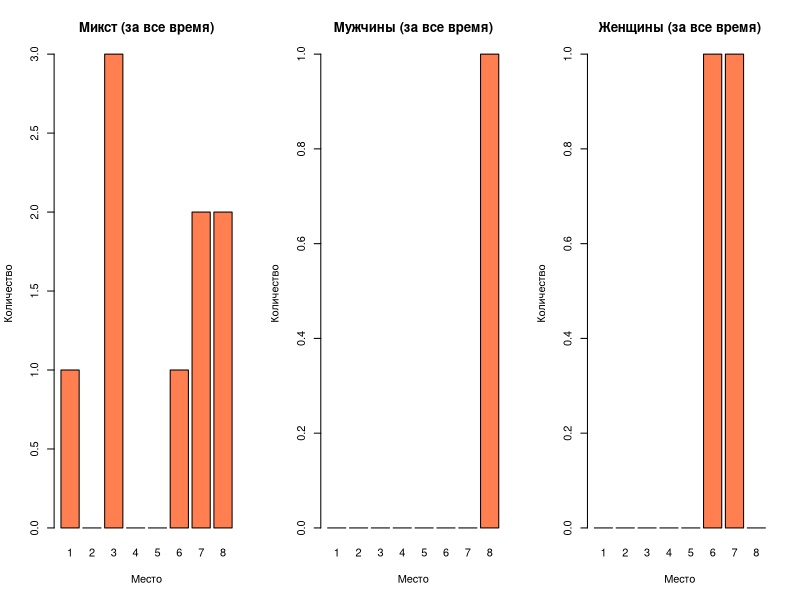
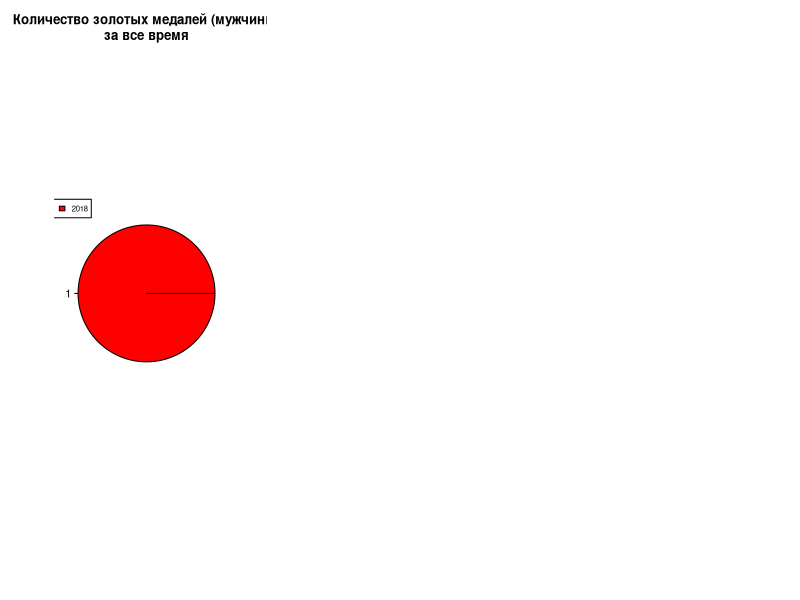
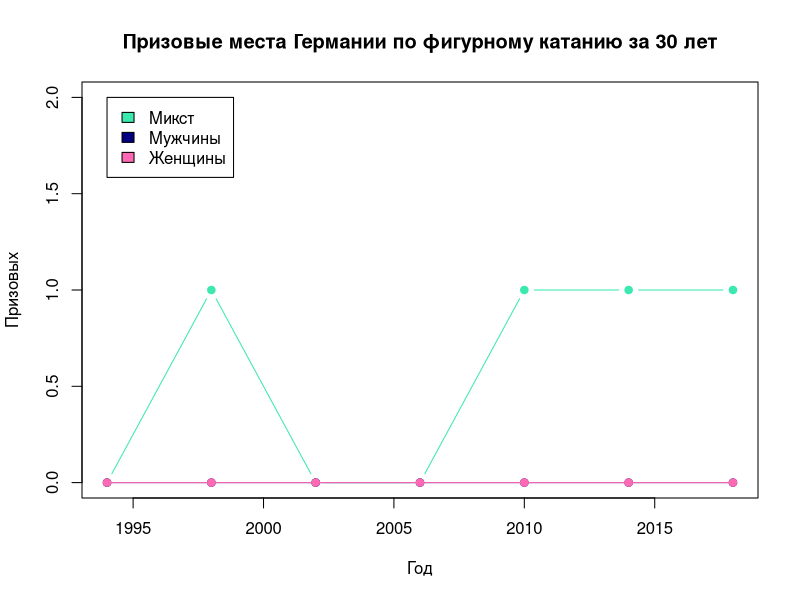
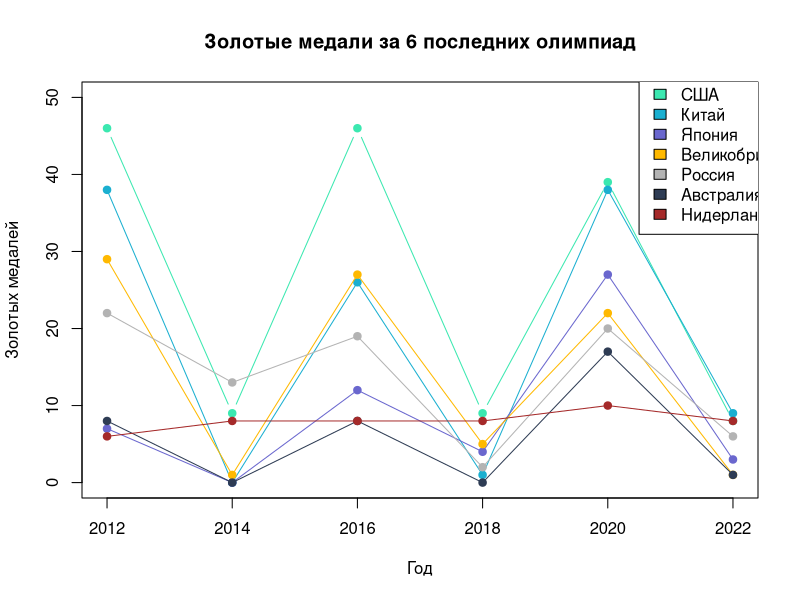
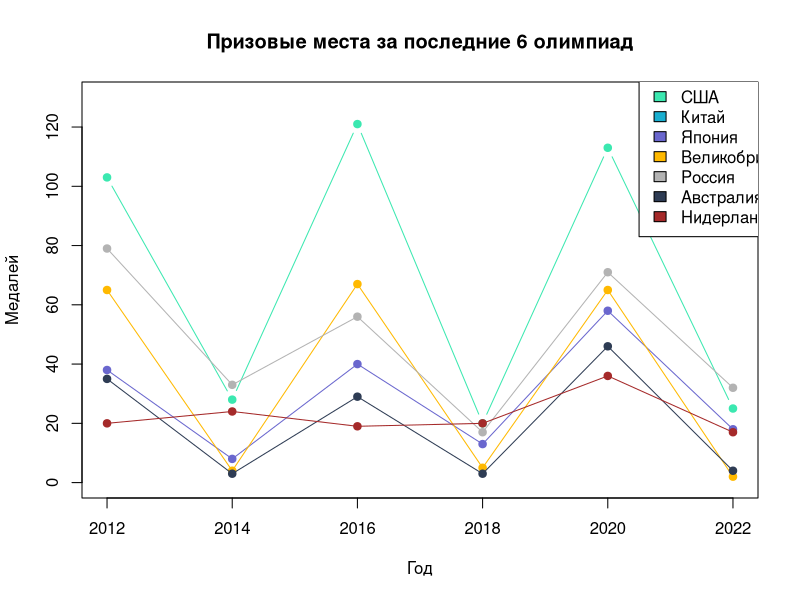
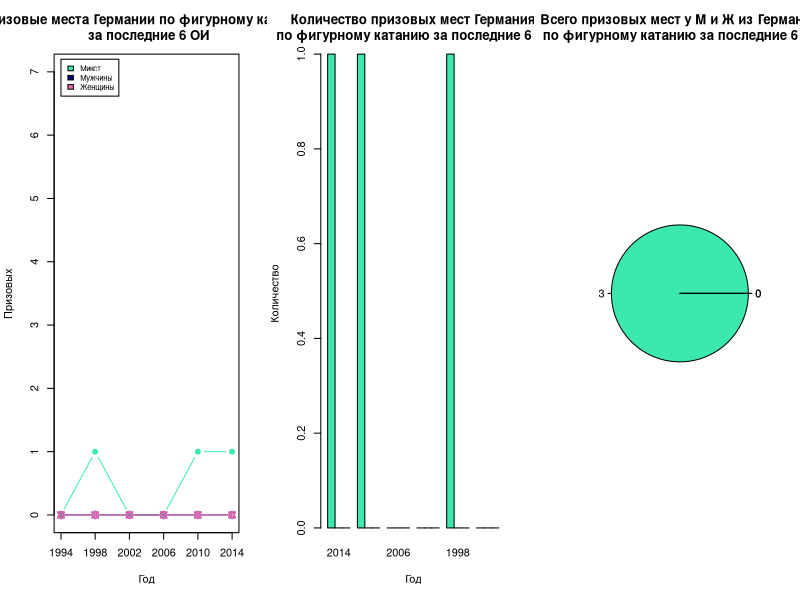

Source code (R) for these figures, in order:

mix <-read.csv("mix.csv", fileEncoding = "Windows-1251", header = TRUE, sep = ";", check.names = F)
men <- read.csv("men.csv", fileEncoding = "Windows-1251", header = TRUE, sep = ";", check.names = F)
women<-read.csv("women.csv", fileEncoding = "Windows-1251", header = TRUE, sep = ";", check.names = F)

#посчитаем сумму всех медалей
stat_mix <- sapply(mix[,-1], sum)
stat_men <- sapply(men[,-1], sum)
stat_women <- sapply(women[,-1], sum)

par(mfrow=c(1,3))
barplot(stat_mix, names=c(1:8), col="coral", xlab="Место", ylab="Количество", main="Микст (за все время)")
barplot(stat_men, names=c(1:8), col="coral", xlab="Место", ylab="Количество", main="Мужчины (за все время)")
barplot(stat_women, names=c(1:8), col="coral", xlab="Место", ylab="Количество", main="Женщины (за все время)")

#сделаем фреймы только 1 мест
first_mix <- mix[,c(1:2)][mix$`1` > 0, ]
first_men <- men[,c(1:2)][men$`1` > 0, ]
first_women <- women[,c(1:2)][women$`1` > 0, ]

pie(first_mix$`1`, labels=first_mix$`1`, col=rainbow(length(first_mix$`1`)), main = "Количество золотых медалей (мужчины)\nза все время")
legend(-1.1, 1.1, first_mix$`year`, cex = 0.7, fill=rainbow(length(first_mix$`year`)))

#pie(first_men$`1`, labels=first_men$`1`, col=rainbow(length(first_men$`1`)), main = "Количество золотых медалей (мужчины)\nза все время")
#legend(-1.1, 1.1, first_men$`year`, cex = 0.7, fill=rainbow(length(first_men$`year`)))

#pie(first_women$`1`, labels=first_women$`1`, col=rainbow(length(first_women$`1`)), main = "Количество золотых медалей (мужчины)\nза все время")
#legend(-1.1, 1.1, first_women$`year`, cex = 0.7, fill=rainbow(length(first_women$`year`)))

#выделим призовые места
prize_mix <- data.frame(Год=mix$year, Призовых=rowSums(mix[, 2:4]))
prize_men <- data.frame(Год=men$year, Призовых=rowSums(men[, 2:4]))
prize_women <- data.frame(Год=women$year, Призовых=rowSums(women[, 2:4]))

par(mfrow=c(1,1))
plot(prize_mix, type="b", pch=19, col="#3be8b0", xaxt="n", ylim=c(0,2), main="Призовые места Германии по фигурному катанию за 30 лет")
lines(prize_men, type="o", pch=19, col="navyblue")
lines(prize_women, type="o", pch=19, col="hotpink")
legend(min(prize_mix$Год), 2, c("Микст", "Мужчины", "Женщины"), fill=c("#3be8b0", "navyblue", "hotpink"))
axis(side=1, at=prize_mix$year)


events_gold <- read.csv("gold_medals.csv", fileEncoding = "Windows-1251", header = TRUE, sep = ";", check.names = F)

plot(events_gold$Год, events_gold$США, type="b", pch=19, col="#3be8b0", xaxt="n", ylim=c(0,50), xlab="Год", ylab="Золотых медалей", main="Золотые медали за 6 последних олимпиад")
lines(events_gold$Год, events_gold$Китай, type="o", pch=19, col="#1aafd0")
lines(events_gold$Год, events_gold$Япония, type="o", pch=19, col="#6a67ce")
lines(events_gold$Год, events_gold$Великобритания, type="o", pch=19, col="#ffb900")
lines(events_gold$Год, events_gold$Россия, type="o", pch=19, col="gray70")
lines(events_gold$Год, events_gold$Австралия, type="o", pch=19, col="#2e3c54")
lines(events_gold$Год, events_gold$Нидерланды, type="o", pch=19, col="brown")
axis(side=1, at=events_gold$Год)
legend(max(events_gold$Год) - 1.5, 53, c("США", "Китай", "Япония", "Великобритания", "Россия", "Австралия", "Нидерланды"), fill=c("#3be8b0", "#1aafd0", "#6a67ce", "#ffb900", "gray70", "#2e3c54", "brown"))


events_prizes <- read.csv("priz_places.csv", fileEncoding = "Windows-1251", header = TRUE, sep = ";", check.names = F)

plot(events_prizes$Год, events_prizes$США, type="b", pch=19, col="#3be8b0", xaxt="n", ylim=c(0,130), xlab="Год", ylab="Медалей", main="Призовые места за последние 6 олимпиад")
lines(events_prizes$Год, events_prizes$КИТАЙ, type="o", pch=19, col="#1aafd0")
lines(events_prizes$Год, events_prizes$Япония, type="o", pch=19, col="#6a67ce")
lines(events_prizes$Год, events_prizes$Великобритания, type="o", pch=19, col="#ffb900")
lines(events_prizes$Год, events_prizes$Россия, type="o", pch=19, col="gray70")
lines(events_prizes$Год, events_prizes$Австралия, type="o", pch=19, col="#2e3c54")
lines(events_prizes$Год, events_prizes$Нидерланды, type="o", pch=19, col="brown")
axis(side=1, at=events_prizes$Год)
legend(max(events_prizes$Год) - 1.5, 137, c("США", "Китай", "Япония", "Великобритания", "Россия", "Австралия", "Нидерланды"), fill=c("#3be8b0", "#1aafd0", "#6a67ce", "#ffb900", "gray70", "#2e3c54", "brown"))

#выделим призовые места за последние 6 лет
prize_mix_6 <- tail(prize_mix, 6)
prize_men_6 <- tail(prize_men, 6)
prize_women_6 <- tail(prize_women, 6)

par(mfrow=c(1,3))
plot(prize_mix_6, type="b", pch=19, col="#3be8b0", xaxt="n", ylim=c(0,7), main="Призовые места Германии по фигурному катанию\n за последние 6 ОИ")
lines(prize_men_6, type="o", pch=11, col="navyblue")
lines(prize_women_6, type="o", pch=11, col="hotpink")
legend(min(prize_mix_6$Год), 7.2, cex=0.7 ,c("Микст", "Мужчины", "Женщины"), fill=c("#3be8b0", "navyblue", "hotpink"))
axis(side=1, at=prize_mix_6$Год)

prize_grouped = data.frame(Призовых_Микс=prize_mix_6$Призовых, Призовых_М=prize_men_6$Призовых, Призовых_Ж=prize_women_6$Призовых)
barplot(height=t(as.matrix(prize_grouped)), beside=TRUE, xlab="Год", ylab="Количество", names.arg=prize_mix_6$Год, col=c("#3be8b0","navyblue", "hotpink"), main="Количество призовых мест Германия\n по фигурному катанию за последние 6 ОИ")

prize_6_sum <- sapply(prize_grouped, sum)
pie(prize_6_sum, labels=c(prize_6_sum["Призовых_Микс"], prize_6_sum["Призовых_М"], prize_6_sum["Призовых_Ж"]), col=c("#3be8b0", "navyblue", "hotpink"), main="Всего призовых мест у М и Ж из Германии\n по фигурному катанию за последние 6 ОИ")
